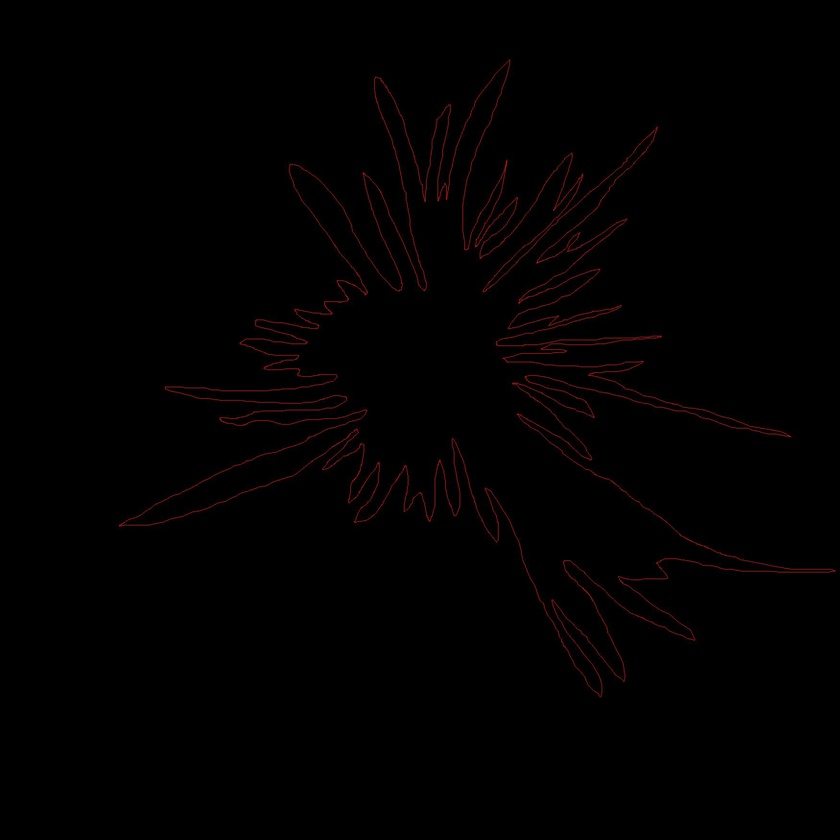
#> input picture Python/C55_97LOROI.jpg, 840 x 840 px, shrunk from 1751 x 1751 before the run, found by its file name
$ jupyter execute 'Polygonal model.ipynb'
#> lines starting #> are read from the running program, lines starting #| are printed output that depends on the picture; after the words box and inside, x2 and y2 are one past the last pixel; in counts of white or black regions, pixels touching at a corner belong together
[cell 1]
import cv2
import numpy as np
from PIL import Image

[cell 2]
def max_area_contour(contours):
    cnt = contours[0]
    max_area = cv2.contourArea(cnt)

    for cont in contours:
        if cv2.contourArea(cont) > max_area:
            cnt = cont
            max_area = cv2.contourArea(cont)
    return cnt

[cell 3]
img = cv2.imread('C55_97LOROI.jpg')
#> img is the input picture: shape (840, 840, 3); mean B, G, R 0.7, 0.6, 1.9
img = cv2.cvtColor(img, cv2.COLOR_BGR2GRAY)
#> img: shape (840, 840)
Image.fromarray(img)

[cell 4]
ret, thresh = cv2.threshold(img, 20, 255, cv2.THRESH_BINARY)
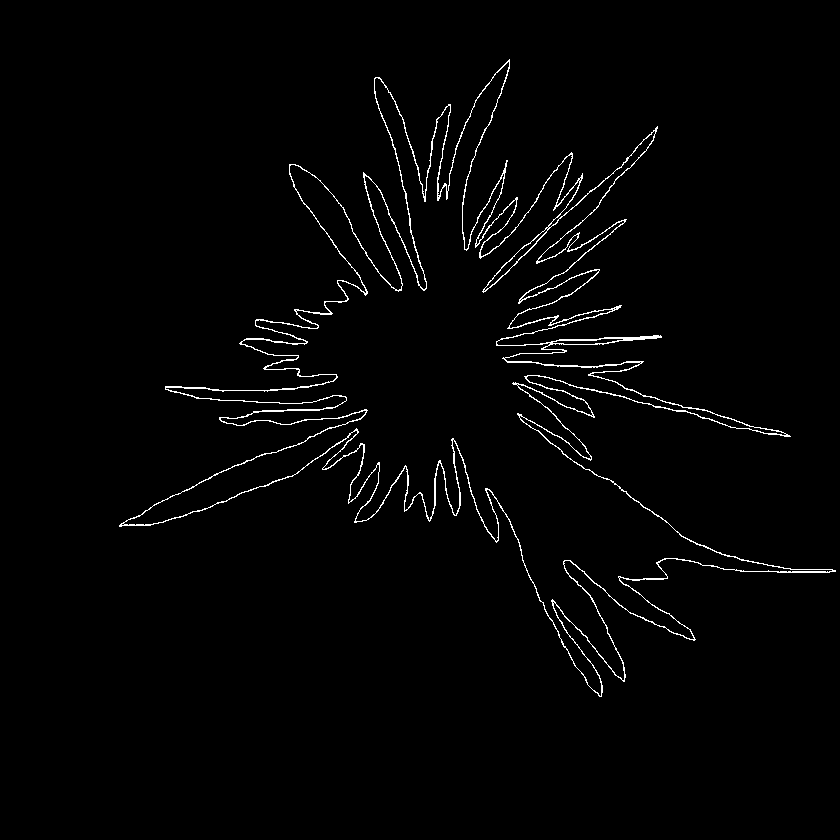
#> thresh: shape (840, 840); 1.7% white in thin lines or dots, all inside (x1, y1, x2, y2) = (119, 59, 836, 697)
contours, hierarchy = cv2.findContours(thresh, cv2.RETR_TREE, cv2.CHAIN_APPROX_SIMPLE)
#> contours = 22 contours, 18 with area under 20; largest, box (x1, y1, x2, y2) and area: (119, 59, 836, 697) 105566, (123, 61, 833, 697) 101076, (484, 228, 548, 291) 400, (552, 338, 624, 345) 252
cnt = max_area_contour(contours)
#> in max_area_contour, `cnt = contours[0]`: cnt = contour of 3854 points, box (x1, y1, x2, y2) (119, 59, 836, 697), area 105566
#> in max_area_contour, `max_area = cv2.contourArea(cnt)`: max_area = 105565.5
#> the loop in max_area_contour, `for cont in contours:` made 22 passes
#> cont on passes 2, 3, 5, 6, 7, 9, 10, 11, 12, 13, 14, 15: [[552, 602], [553, 601], [554, 602], [553, 603]], [[618, 577], [619, 576], [620, 577], [619, 578]], [[591, 415], [592, 414], [593, 415], [592, 416]], [[516, 384], [517, 383], [518, 384], [517, 385]], [[639, 362], [640, 361], [641, 362], [640, 363]], [[295, 310], [296, 309], [297, 310], [296, 311]], [[612, 309], [613, 308], [614, 309], [613, 310]], [[614, 308], [615, 307], [616, 308], [615, 309]], [[519, 300], [520, 299], [521, 300], [520, 301]], [[520, 299], [521, 298], [522, 299], [521, 300]], [[483, 290], [484, 289], [485, 290], [484, 291]], [[475, 244], [476, 243], [477, 244], [476, 245]]
Image.fromarray(thresh)

[cell 5]
boundary = np.full(img.shape, 255, dtype='uint8')
cv2.drawContours(boundary, [cnt], 0, (0, 0, 0), 3)
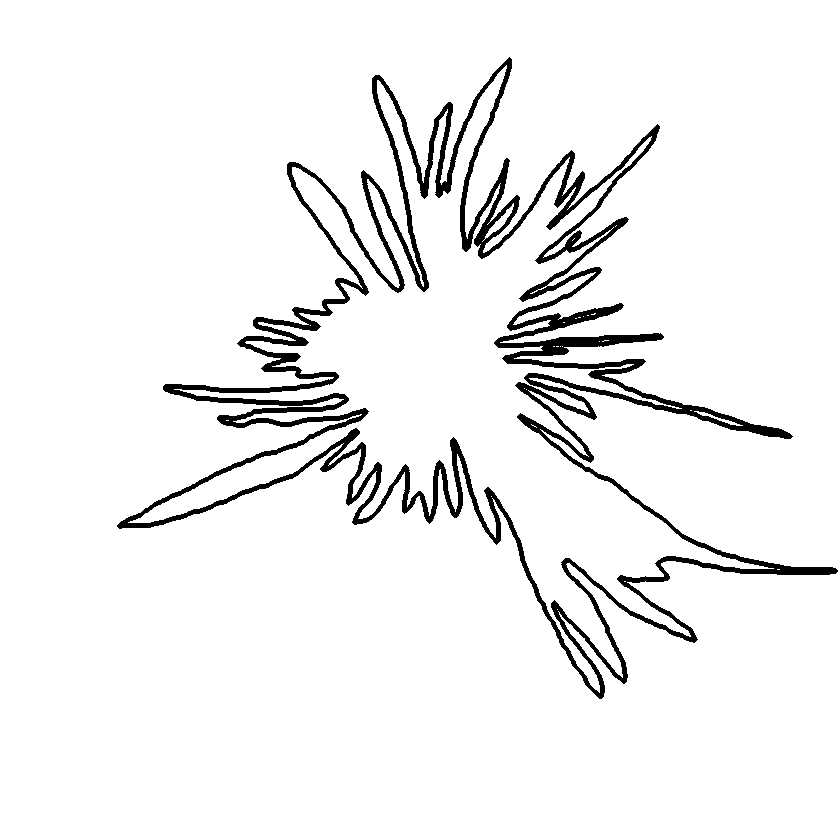
#> boundary: shape (840, 840); 94.6% white; 1 black region, box (x1, y1, x2, y2) and area: (117, 57, 838, 699) 38375
cv2.imwrite('boundary.png', boundary)
Image.fromarray(boundary)

[cell 6]
boundary = np.full(img.shape, 255, dtype='uint8')
perimeter = int(cv2.arcLength(cnt, True))
#> perimeter = 9127
epsilon = 0.05 * perimeter
#> epsilon = 456.4
approx = cv2.approxPolyDP(cnt, epsilon, True)
#> approx = [[375, 77], [119, 526], [835, 571]]
cv2.drawContours(boundary, [approx], 0, (0, 0, 0), 3)
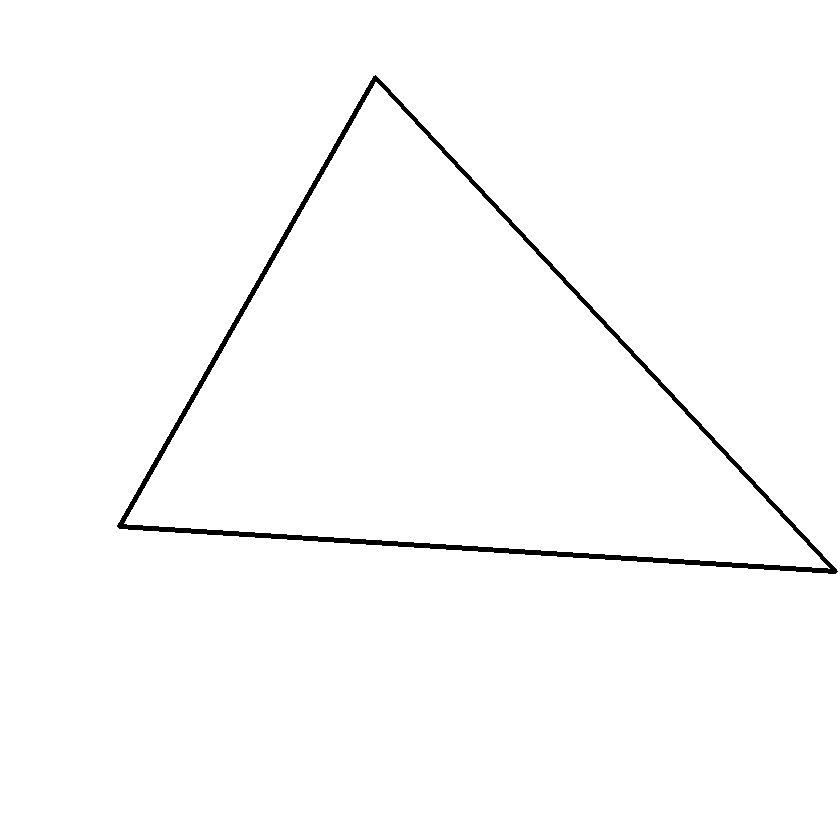
#> boundary: shape (840, 840); 98.7% white; 1 black region, box (x1, y1, x2, y2) and area: (117, 75, 838, 574) 8942
cv2.imwrite('0,05.png', boundary)
Image.fromarray(boundary)

[cell 7]
boundary = np.full(img.shape, 255, dtype='uint8')
perimeter = int(cv2.arcLength(cnt, True))
epsilon = 0.01 * perimeter
#> epsilon = 91.27
approx = cv2.approxPolyDP(cnt, epsilon, True)
#> approx = contour of 18 points, box (x1, y1, x2, y2) (119, 59, 836, 697), area 101530
cv2.drawContours(boundary, [approx], 0, (0, 0, 0), 3)
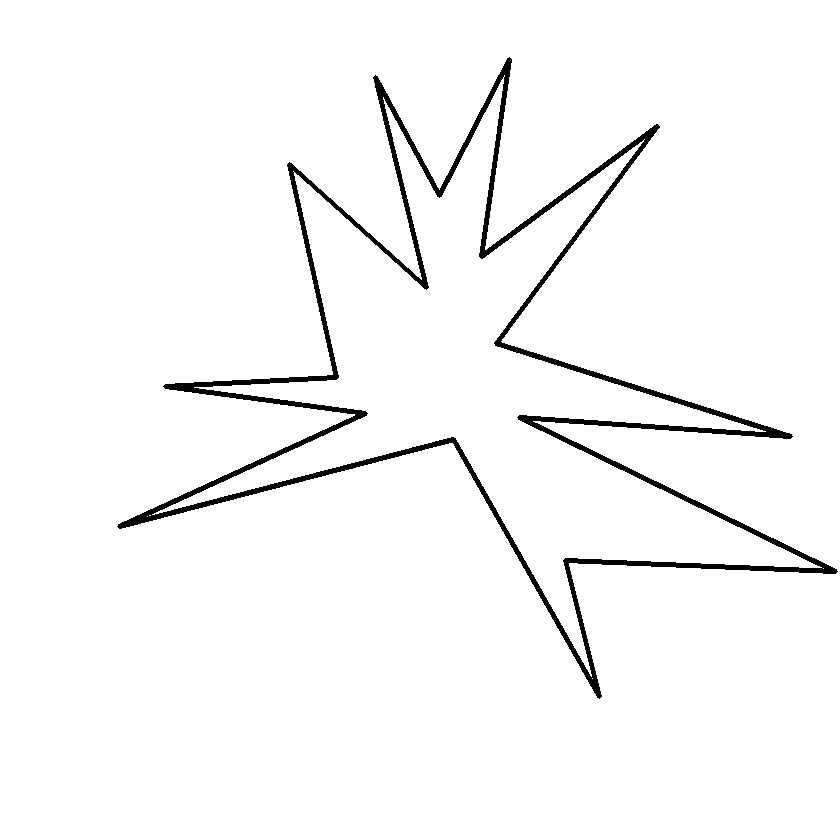
#> boundary: shape (840, 840); 97.1% white; 1 black region, box (x1, y1, x2, y2) and area: (117, 57, 838, 699) 20398
cv2.imwrite('0,01.png', boundary)
Image.fromarray(boundary)

[cell 8]
boundary = np.full(img.shape, 255, dtype='uint8')
perimeter = int(cv2.arcLength(cnt, True))
epsilon = 0.001 * perimeter
#> epsilon = 9.13
approx = cv2.approxPolyDP(cnt, epsilon, True)
#> approx = contour of 94 points, box (x1, y1, x2, y2) (119, 59, 836, 697), area 103138
cv2.drawContours(boundary, [approx], 0, (0, 0, 0), 3)
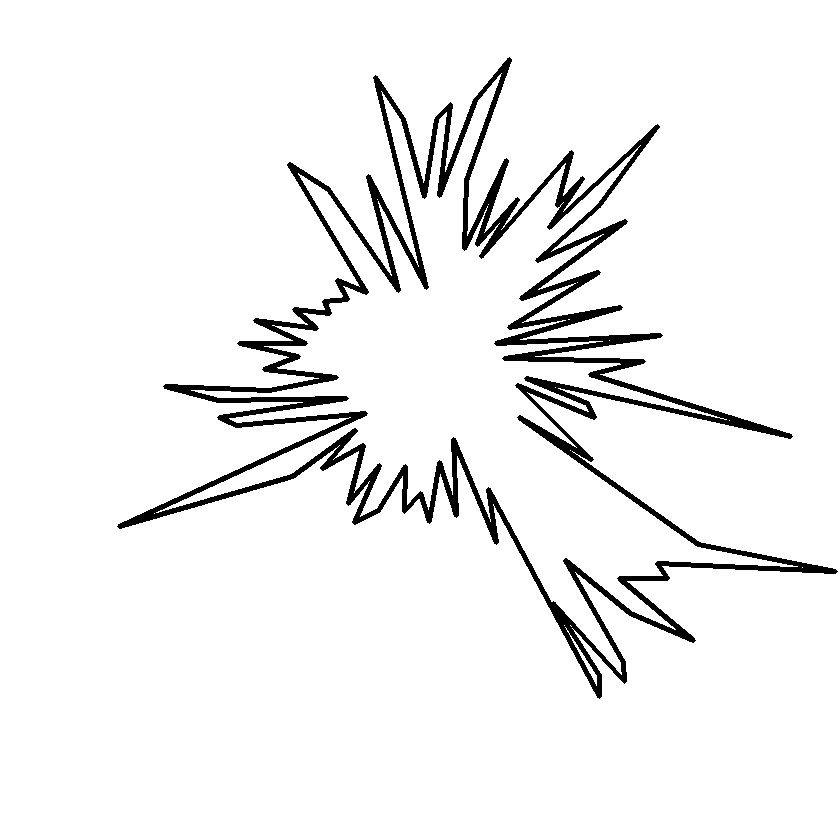
#> boundary: shape (840, 840); 94.6% white; 1 black region, box (x1, y1, x2, y2) and area: (117, 57, 838, 699) 37919
cv2.imwrite('0,001.png', boundary)
Image.fromarray(boundary)

$ run again, with Python/C61_97LOROI.jpg copied over Python/C55_97LOROI.jpg
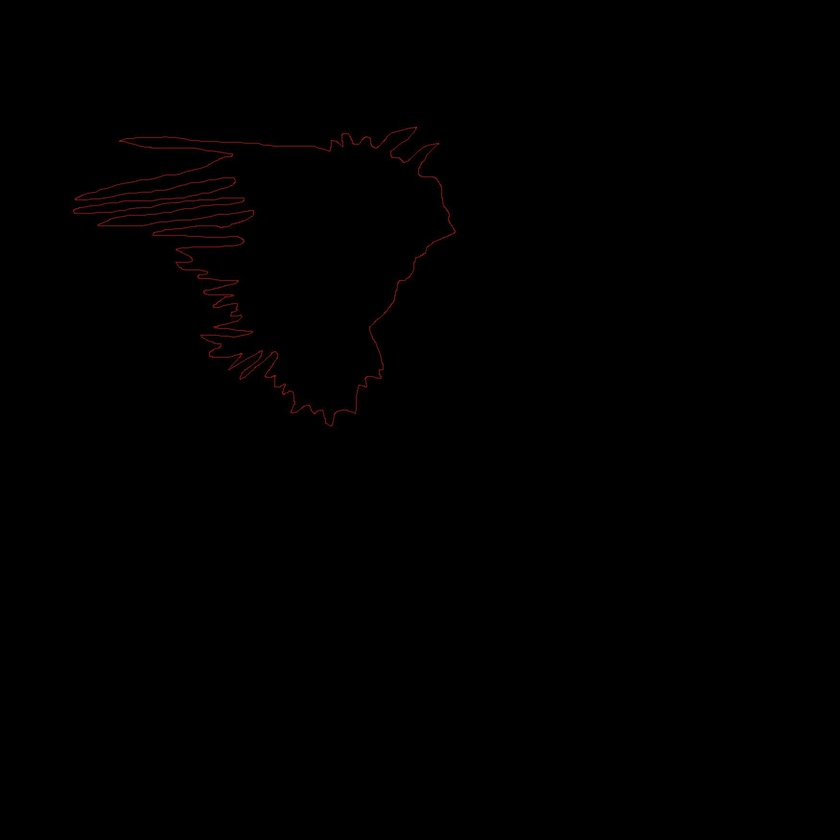
#> input picture Python/C61_97LOROI.jpg, 840 x 840 px, shrunk from 1751 x 1751 before the run, found by its file name
#> img is the input picture: shape (840, 840, 3); mean B, G, R 0.2, 0.2, 0.7
#> img: shape (840, 840)
#> `ret, thresh = cv2.threshold(img, 20, 255, cv2.THRESH_BINARY)`:
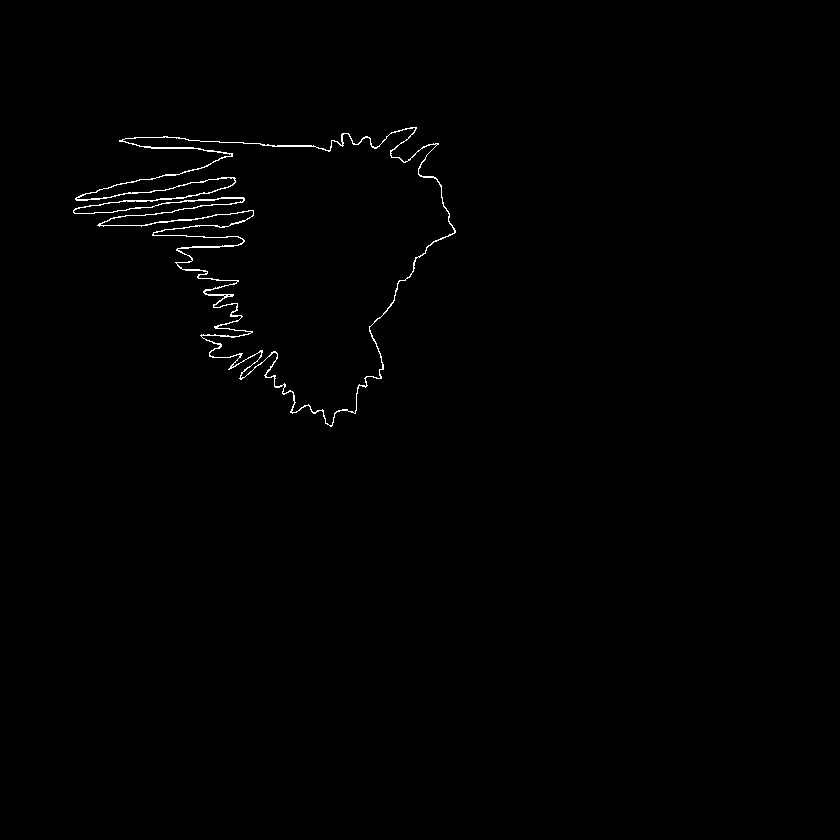
#> thresh: shape (840, 840); 0.58% white in thin lines or dots, all inside (x1, y1, x2, y2) = (73, 127, 456, 427)
#> contours = 6 contours, 4 with area under 20; largest, box (x1, y1, x2, y2) and area: (73, 127, 456, 427) 52040, (73, 127, 455, 426) 50747
#> in max_area_contour, `cnt = contours[0]`: cnt = contour of 1078 points, box (x1, y1, x2, y2) (73, 127, 456, 427), area 52040
#> in max_area_contour, `max_area = cv2.contourArea(cnt)`: max_area = 52040.5
#> the loop in max_area_contour, `for cont in contours:` made 6 passes
#> cont on passes 2, 5: [[231, 366], [232, 365], [233, 366], [232, 367]], [[435, 144], [436, 143], [437, 144], [436, 145]]
#> perimeter = 3107
#> `epsilon = 0.05 * perimeter`: epsilon = 155.4
#> `approx = cv2.approxPolyDP(cnt, epsilon, True)`: approx = [[455, 232], [73, 210], [330, 426]]
#> `epsilon = 0.01 * perimeter`: epsilon = 31.07
#> `approx = cv2.approxPolyDP(cnt, epsilon, True)`: approx = contour of 19 points, box (x1, y1, x2, y2) (73, 127, 456, 427), area 55048
#> `epsilon = 0.001 * perimeter`: epsilon = 3.11
#> `approx = cv2.approxPolyDP(cnt, epsilon, True)`: approx = contour of 107 points, box (x1, y1, x2, y2) (73, 127, 456, 427), area 51926
#> `cv2.drawContours(boundary, [approx], 0, (0, 0, 0), 3)`:
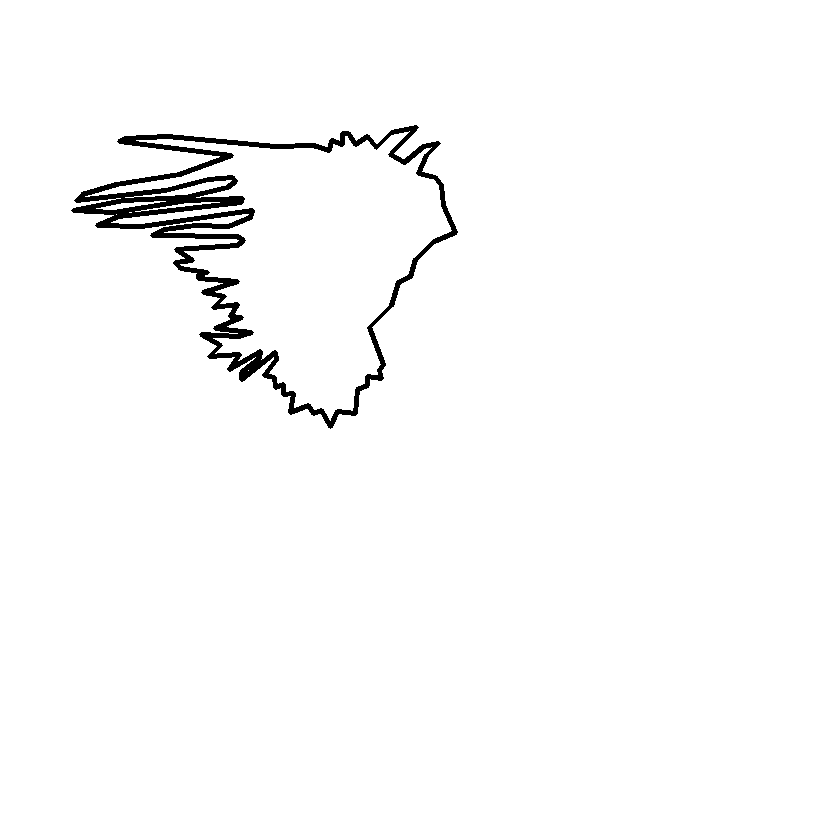
#> boundary: shape (840, 840); 98.1% white; 1 black region, box (x1, y1, x2, y2) and area: (71, 125, 458, 429) 13640
